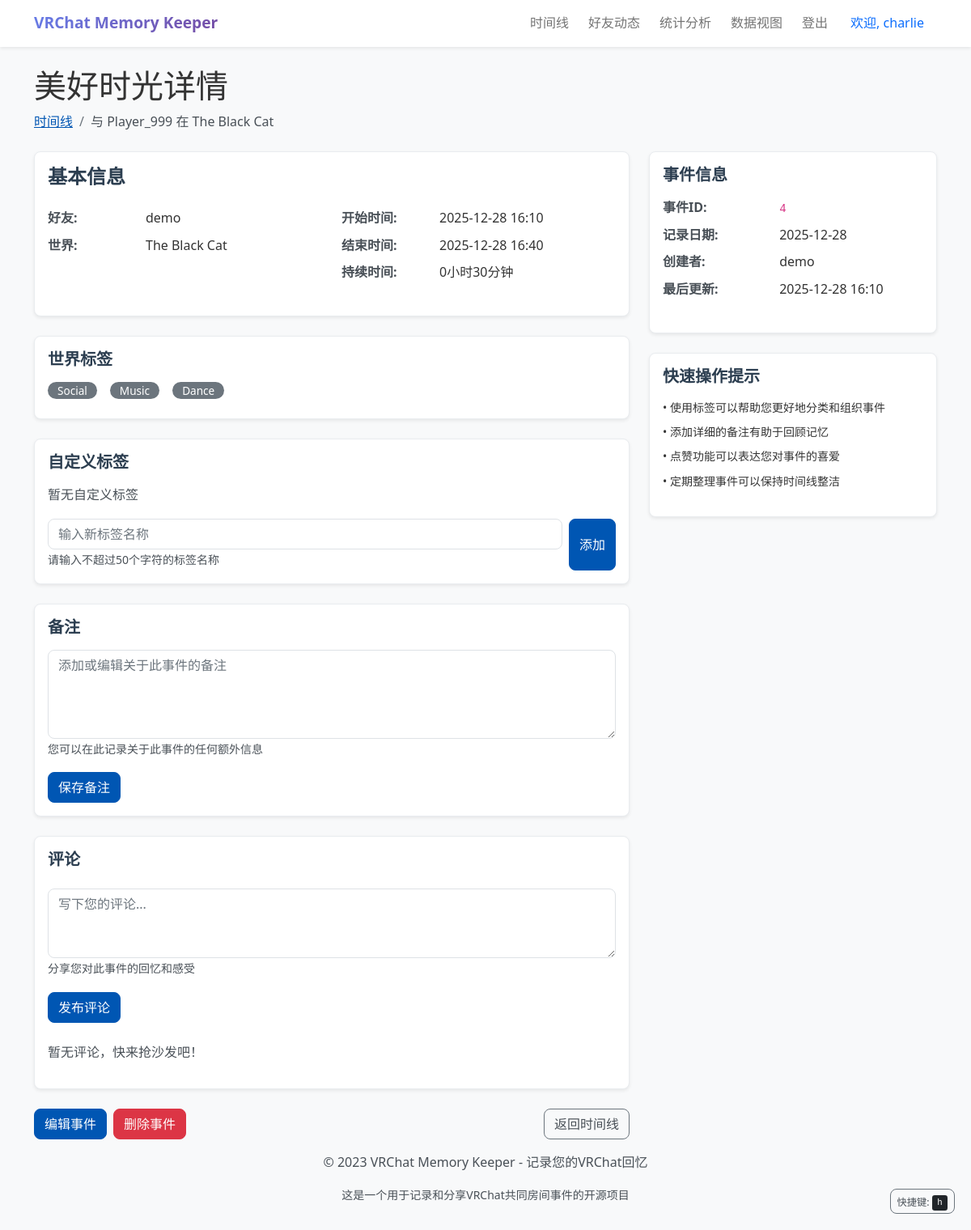
/event/4 (signed in), run on an earlier commit of the app's database.
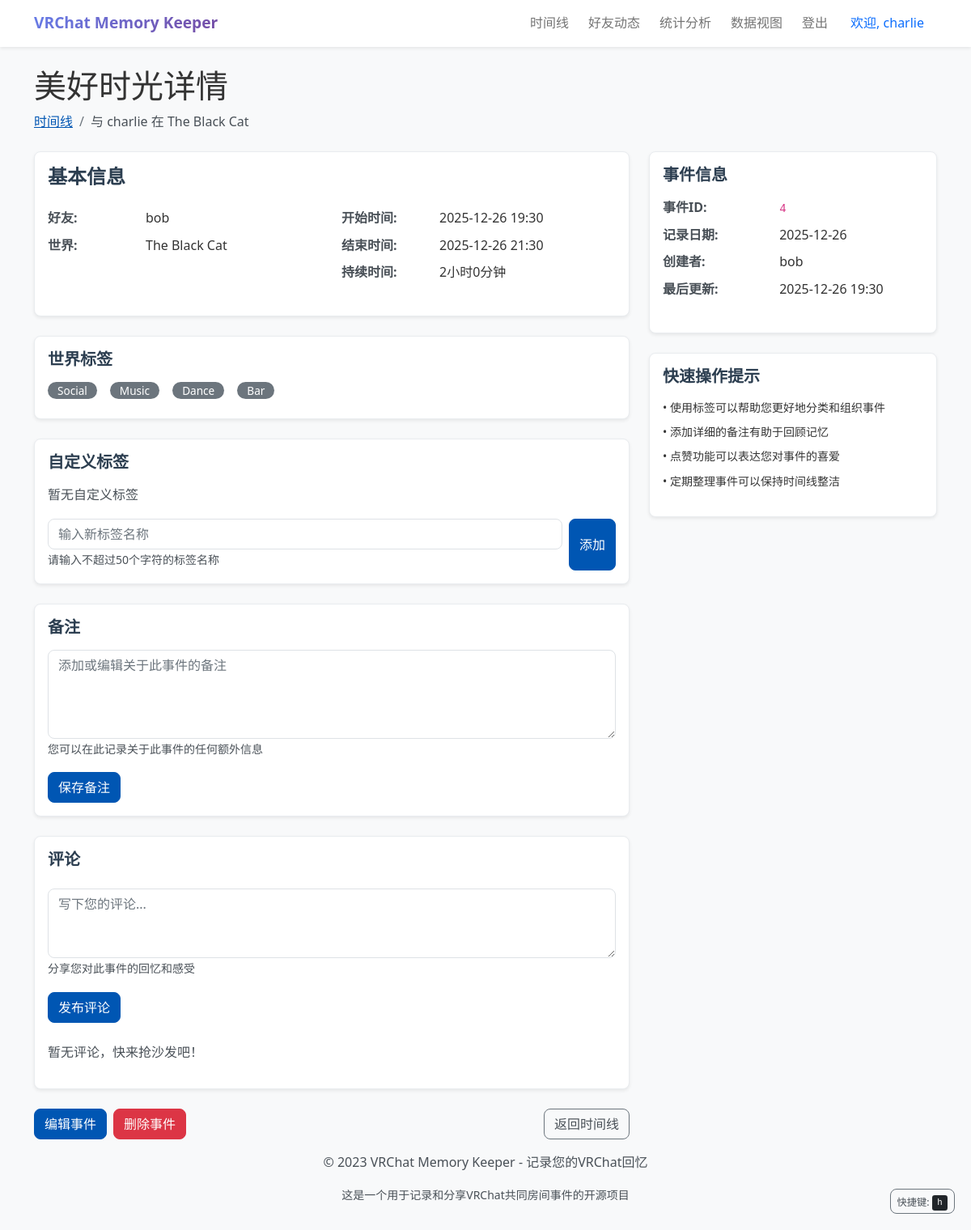
And on a later commit of the database.
### app.py (models this page shows, shortened)
class SharedEvent(db.Model):
    id = db.Column(db.Integer, primary_key=True)
    user_id = db.Column(db.Integer, db.ForeignKey('user.id'), nullable=False)
    world_id = db.Column(db.Integer, db.ForeignKey('world.id'), nullable=False)
    event_group_id = db.Column(
        db.Integer,
        db.ForeignKey('event_group.id'),
        nullable=True)  # 关联事件组
    friend_name = db.Column(db.String(80), nullable=False)
    start_time = db.Column(db.DateTime, nullable=False)
    end_time = db.Column(db.DateTime)
    duration = db.Column(db.Integer)  # 持续时间（秒）
    notes = db.Column(db.Text, nullable=True)  # 事件备注
    privacy = db.Column(db.String(20), default='public')
    custom_tags = db.relationship(
        'EventTag',
        backref='event',
        lazy=True,  # 懒加载
        cascade='all, delete-orphan'  # 级联删除
    )
    participants = db.relationship(
        'User',
        secondary='event_participants',
        backref=db.backref('participated_events', lazy='dynamic'),
        lazy='dynamic'
    )
    sync_hash = db.Column(db.String(100))  # 同步哈希，用于识别真正的共同事件
    sync_status = db.Column(db.String(20), default='pending')  # 同步状态：pending, syncing, synced
    last_synced_at = db.Column(db.DateTime)  # 最后同步时间
    sync_comments = db.relationship(
        'EventComment',
        backref='sync_event',
        primaryjoin='and_(SharedEvent.id == EventComment.event_id, EventComment.is_sync_comment == True)',
        lazy='dynamic'
    )

class User(UserMixin, db.Model):
    id = db.Column(db.Integer, primary_key=True)
    username = db.Column(db.String(80), unique=True, nullable=False)
    password_hash = db.Column(db.String(120), nullable=False)
    events = db.relationship('SharedEvent', backref='user', lazy=True)
    friends = db.relationship(
        'User',
        secondary='user_friends',
        primaryjoin='user_friends.c.user_id == User.id',
        secondaryjoin='user_friends.c.friend_id == User.id',
        backref=db.backref('friended_by', lazy='dynamic'),
        lazy='dynamic'
    )

### app.py (the view)
@app.route('/event/<int:event_id>')
@login_required
def event_detail(event_id):
    event = SharedEvent.query.get_or_404(event_id)
    if current_user.is_authenticated:
        event_comments = EventComment.query.filter_by(event_id=event_id).all()
        comment_ids = [comment.id for comment in event_comments]
        if comment_ids:
            notifications = Notification.query.filter(
                Notification.user_id == current_user.id,
                Notification.comment_id.in_(comment_ids),
                Notification.is_read == False
            ).all()
            for notification in notifications:
                notification.is_read = True
            db.session.commit()
    return render_template('event_detail.html', event=event)

### app.py (called while the page is built)
@login_manager.user_loader
def load_user(user_id):
    return User.query.get(int(user_id))

@app.before_request
def before_request():
    global _db_initialized
    if not _db_initialized:
        init_db()
        _db_initialized = True

### templates/event_detail.html (shortened to what the changed rows need)
{% extends 'base.html' %}
{% block content %}
    <article class="event-detail" role="article" aria-label="事件详情">
        <header class="page-header mb-4" role="banner">
            <h1 class="mb-2">美好时光详情</h1>
            <nav aria-label="面包屑导航" class="breadcrumb-nav">
                <ol class="breadcrumb">
                    <li class="breadcrumb-item"><a href="{{ url_for('index') }}">时间线</a></li>
                    <li class="breadcrumb-item active" aria-current="page">
                            与 {{ event.friend_name|trim }} 在 {{ event.world.world_name }}
                        </li>
                </ol>
            </nav>
        </header>
        <div class="row">
            <div class="col-lg-8">
                <section class="card shadow-sm mb-4" role="region" aria-labelledby="basic-info-heading">
                    <div class="card-body">
                        <h2 id="basic-info-heading" class="card-title h4 mb-4">基本信息</h2>
                        <div class="row">
                            <div class="col-md-6">
                                <dl class="row">
                                    <dt class="col-sm-4 text-muted">好友:</dt>
                                    <dd class="col-sm-8">
                                        {% if current_user.id == event.user_id %}
                                            {{ event.friend_name }}
                                        {% else %}
                                            {% for participant in event.participants %}
                                                {% if participant.id != current_user.id %}
                                                    {{ participant.username }}
                                                {% endif %}
                                            {% endfor %}
                                        {% endif %}
                                    </dd>
                                    <dt class="col-sm-4 text-muted">世界:</dt>
                                    <dd class="col-sm-8">{{ event.world.world_name }}</dd>
                                </dl>
                            </div>
                            <div class="col-md-6">
                                <dl class="row">
                                    <dt class="col-sm-4 text-muted">开始时间:</dt>
                                    <dd class="col-sm-8">
                                        <time datetime="{{ event.start_time.isoformat() }}">
                                            {{ event.start_time.strftime('%Y-%m-%d %H:%M') }}
                                        </time>
                                    </dd>
                                    <dt class="col-sm-4 text-muted">结束时间:</dt>
                                    <dd class="col-sm-8">
                                        <time datetime="{{ event.end_time.isoformat() }}">
                                            {{ event.end_time.strftime('%Y-%m-%d %H:%M') }}
                                        </time>
                                    </dd>
                                    <dt class="col-sm-4 text-muted">持续时间:</dt>
                                    <dd class="col-sm-8">
                                        {{ (event.duration // 3600) }}小时{{ (event.duration % 3600) // 60 }}分钟
                                    </dd>
                                </dl>
                            </div>
                        </div>
                    </div>
                </section>
                <section class="card shadow-sm mb-4" role="region" aria-labelledby="world-tags-heading">
                    <div class="card-body">
                        <h2 id="world-tags-heading" class="card-title h5 mb-3">世界标签</h2>
                        <div class="d-flex flex-wrap gap-2" role="list" aria-label="世界标签列表">
                            {% if event.world.tags %}
                                {% for tag in event.world.tags.split(',') %}
                                    <span class="badge bg-secondary tag" role="listitem"
                                          aria-label="世界标签：{{ tag.strip() }}">
                                        {{ tag.strip() }}
                                    </span>
                                {% endfor %}
                            {% else %}
                                <span class="text-muted" role="listitem" aria-live="polite">暂无世界标签</span>
                            {% endif %}
                        </div>
                    </div>
                </section>
                <section class="card shadow-sm mb-4" role="region" aria-labelledby="custom-tags-heading">
                    <div class="card-body">
                        <h2 id="custom-tags-heading" class="card-title h5 mb-3">自定义标签</h2>
                    </div>
                </section>
                <section class="card shadow-sm mb-4" role="region" aria-labelledby="notes-heading">
                    <div class="card-body">
                        <h2 id="notes-heading" class="card-title h5 mb-3">备注</h2>
                    </div>
                </section>
                <section class="card shadow-sm mb-4" role="region" aria-labelledby="comments-heading">
                    <div class="card-body">
                        <h2 id="comments-heading" class="card-title h5 mb-4">评论</h2>
                    </div>
                </section>
            </div>
            <aside class="col-lg-4" role="complementary" aria-label="事件相关信息">
                <div class="card shadow-sm mb-4">
                    <div class="card-body">
                        <dl class="row">
                            <dt class="col-sm-5 text-muted">事件ID:</dt>
                            <dd class="col-sm-7">
                                <code>{{ event.id }}</code>
                            </dd>
                            <dt class="col-sm-5 text-muted">记录日期:</dt>
                            <dd class="col-sm-7">
                                <time datetime="{{ event.start_time.isoformat() }}">
                                    {{ event.start_time.strftime('%Y-%m-%d') }}
                                </time>
                            </dd>
                            <dt class="col-sm-5 text-muted">创建者:</dt>
                            <dd class="col-sm-7">{{ event.user.username }}</dd>
                            <dt class="col-sm-5 text-muted">最后更新:</dt>
                            <dd class="col-sm-7">
                                <time datetime="{{ event.start_time.isoformat() }}">
                                    {{ event.start_time.strftime('%Y-%m-%d %H:%M') }}
                                </time>
                            </dd>
                        </dl>
                    </div>
                </div>
            </aside>
        </div>
    </article>
{% endblock %}

What changed in the data, as far as the page shows it:
no longer on this page (row edited): User: username "demo", user.username "demo"
changed SharedEvent id 4: friend_name "Player_999" → "charlie"; start_time "2025-12-28 16:10" → "2025-12-26 19:30"; end_time "2025-12-28 16:40" → "2025-12-26 21:30"; duration "0" → "2"; (event.duration%3600)//60 "30" → "0"; start_time "2025-12-28" → "2025-12-26"
changed World "The Black Cat": tags "Social,Music,Dance" → "Social,Music,Dance,Bar" (drawn)
now on this page (row edited): User: username "bob", user.username "bob"
Also different on the page:
new list line: "Bar"
